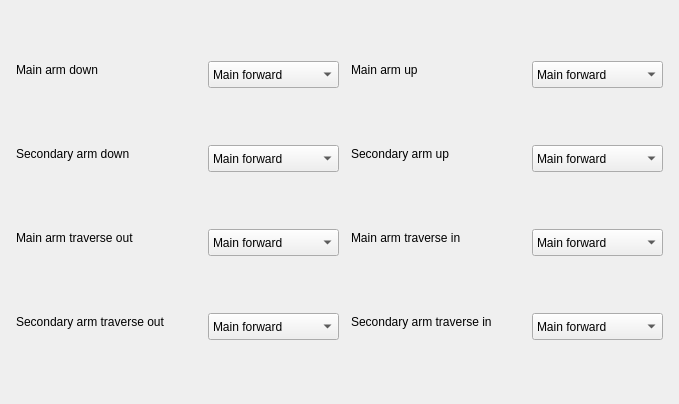
<?xml version="1.0" encoding="UTF-8"?>
<ui version="4.0">
 <class>ICHCMovementFrame</class>
 <widget class="QFrame" name="ICHCMovementFrame">
  <property name="geometry">
   <rect>
    <x>0</x>
    <y>0</y>
    <width>679</width>
    <height>404</height>
   </rect>
  </property>
  <property name="windowTitle">
   <string>Frame</string>
  </property>
  <property name="frameShape">
   <enum>QFrame::NoFrame</enum>
  </property>
  <property name="frameShadow">
   <enum>QFrame::Plain</enum>
  </property>
  <widget class="QLabel" name="label">
   <property name="geometry">
    <rect>
     <x>16</x>
     <y>61</y>
     <width>104</width>
     <height>17</height>
    </rect>
   </property>
   <property name="text">
    <string>Main arm down</string>
   </property>
  </widget>
  <widget class="QComboBox" name="mainArmDownomboBox">
   <property name="geometry">
    <rect>
     <x>208</x>
     <y>61</y>
     <width>131</width>
     <height>27</height>
    </rect>
   </property>
   <item>
    <property name="text">
     <string>Main forward</string>
    </property>
   </item>
   <item>
    <property name="text">
     <string>Main backward</string>
    </property>
   </item>
  </widget>
  <widget class="QLabel" name="label_7">
   <property name="geometry">
    <rect>
     <x>351</x>
     <y>61</y>
     <width>83</width>
     <height>17</height>
    </rect>
   </property>
   <property name="text">
    <string>Main arm up</string>
   </property>
  </widget>
  <widget class="QComboBox" name="mainArmUpComboBox">
   <property name="geometry">
    <rect>
     <x>532</x>
     <y>61</y>
     <width>131</width>
     <height>27</height>
    </rect>
   </property>
   <item>
    <property name="text">
     <string>Main forward</string>
    </property>
   </item>
   <item>
    <property name="text">
     <string>Main backward</string>
    </property>
   </item>
  </widget>
  <widget class="QLabel" name="label_2">
   <property name="geometry">
    <rect>
     <x>16</x>
     <y>145</y>
     <width>141</width>
     <height>17</height>
    </rect>
   </property>
   <property name="text">
    <string>Secondary arm down</string>
   </property>
  </widget>
  <widget class="QComboBox" name="secondaryArmDownComboBox">
   <property name="geometry">
    <rect>
     <x>208</x>
     <y>145</y>
     <width>131</width>
     <height>27</height>
    </rect>
   </property>
   <item>
    <property name="text">
     <string>Main forward</string>
    </property>
   </item>
   <item>
    <property name="text">
     <string>Main backward</string>
    </property>
   </item>
  </widget>
  <widget class="QLabel" name="label_6">
   <property name="geometry">
    <rect>
     <x>351</x>
     <y>145</y>
     <width>120</width>
     <height>17</height>
    </rect>
   </property>
   <property name="text">
    <string>Secondary arm up</string>
   </property>
  </widget>
  <widget class="QComboBox" name="secondaryArmUpComboBox">
   <property name="geometry">
    <rect>
     <x>532</x>
     <y>145</y>
     <width>131</width>
     <height>27</height>
    </rect>
   </property>
   <item>
    <property name="text">
     <string>Main forward</string>
    </property>
   </item>
   <item>
    <property name="text">
     <string>Main backward</string>
    </property>
   </item>
  </widget>
  <widget class="QLabel" name="label_3">
   <property name="geometry">
    <rect>
     <x>16</x>
     <y>229</y>
     <width>149</width>
     <height>17</height>
    </rect>
   </property>
   <property name="text">
    <string>Main arm traverse out</string>
   </property>
  </widget>
  <widget class="QComboBox" name="mainArmTraverseOutComboBox">
   <property name="geometry">
    <rect>
     <x>208</x>
     <y>229</y>
     <width>131</width>
     <height>27</height>
    </rect>
   </property>
   <item>
    <property name="text">
     <string>Main forward</string>
    </property>
   </item>
   <item>
    <property name="text">
     <string>Main backward</string>
    </property>
   </item>
  </widget>
  <widget class="QLabel" name="label_8">
   <property name="geometry">
    <rect>
     <x>351</x>
     <y>229</y>
     <width>138</width>
     <height>17</height>
    </rect>
   </property>
   <property name="text">
    <string>Main arm traverse in</string>
   </property>
  </widget>
  <widget class="QComboBox" name="mainArmTraverseInComboBox">
   <property name="geometry">
    <rect>
     <x>532</x>
     <y>229</y>
     <width>131</width>
     <height>27</height>
    </rect>
   </property>
   <item>
    <property name="text">
     <string>Main forward</string>
    </property>
   </item>
   <item>
    <property name="text">
     <string>Main backward</string>
    </property>
   </item>
  </widget>
  <widget class="QLabel" name="label_4">
   <property name="geometry">
    <rect>
     <x>16</x>
     <y>313</y>
     <width>186</width>
     <height>17</height>
    </rect>
   </property>
   <property name="text">
    <string>Secondary arm traverse out</string>
   </property>
  </widget>
  <widget class="QComboBox" name="secondaryArmTraverseOutComboBox">
   <property name="geometry">
    <rect>
     <x>208</x>
     <y>313</y>
     <width>131</width>
     <height>27</height>
    </rect>
   </property>
   <item>
    <property name="text">
     <string>Main forward</string>
    </property>
   </item>
   <item>
    <property name="text">
     <string>Main backward</string>
    </property>
   </item>
  </widget>
  <widget class="QLabel" name="label_5">
   <property name="geometry">
    <rect>
     <x>351</x>
     <y>313</y>
     <width>175</width>
     <height>17</height>
    </rect>
   </property>
   <property name="text">
    <string>Secondary arm traverse in</string>
   </property>
  </widget>
  <widget class="QComboBox" name="secondaryArmTraverseInComboBox">
   <property name="geometry">
    <rect>
     <x>532</x>
     <y>313</y>
     <width>131</width>
     <height>27</height>
    </rect>
   </property>
   <item>
    <property name="text">
     <string>Main forward</string>
    </property>
   </item>
   <item>
    <property name="text">
     <string>Main backward</string>
    </property>
   </item>
  </widget>
 </widget>
 <resources/>
 <connections/>
</ui>
